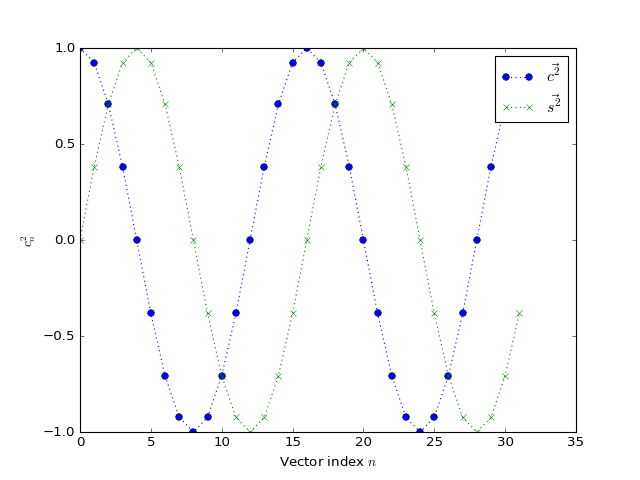

Write the Python code that produced this figure.
vec_r_2 = vec_r_1 * 2
vec_c_2 = np.cos(vec_r_2)
vec_s_2 = np.sin(vec_r_2)
plt.plot(vec_n, vec_c_2, 'o:', label=r'$\vec{c^2}$')
# [...]
plt.plot(vec_n, vec_s_2, 'x:', label=r'$\vec{s^2}$')
# [...]
plt.xlabel('Vector index $n$')
# <...>
plt.ylabel('$c^2_n$')
# <...>
plt.legend()
# <...>
